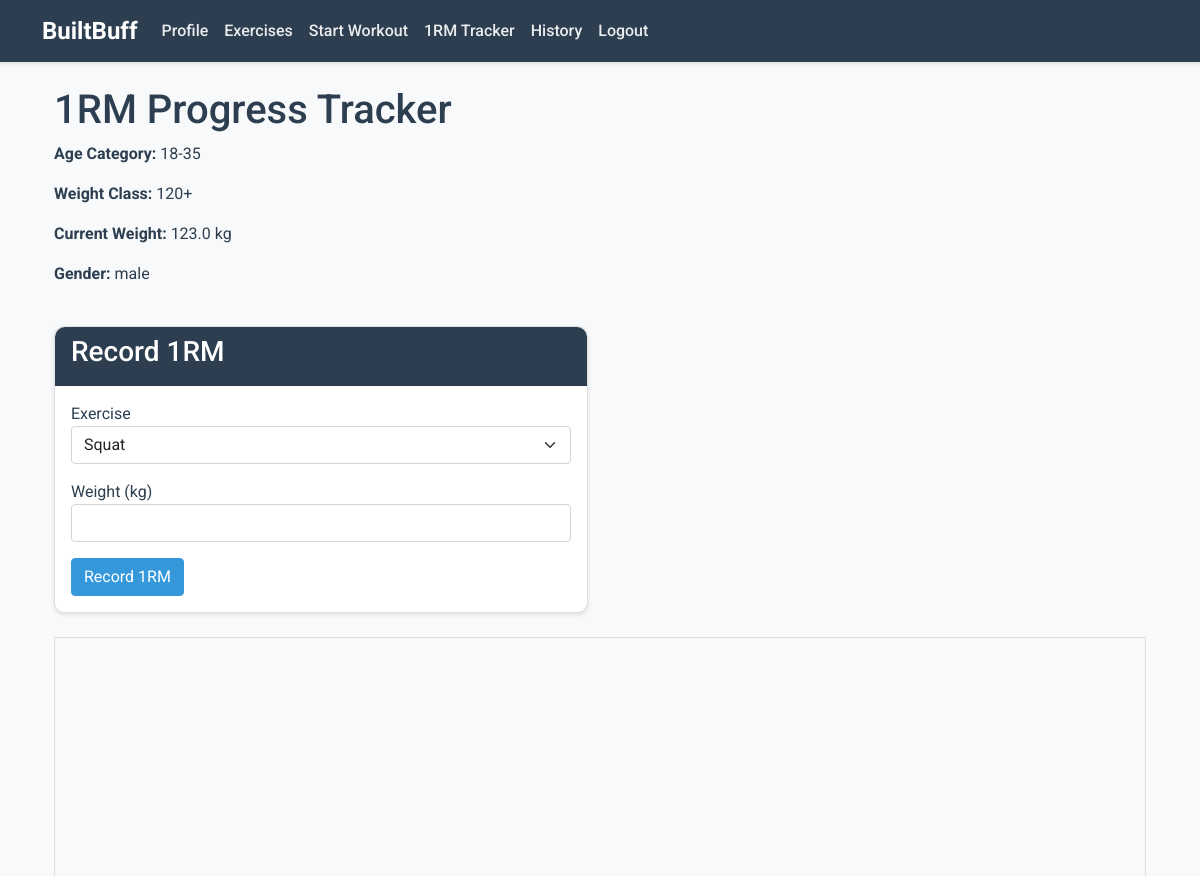
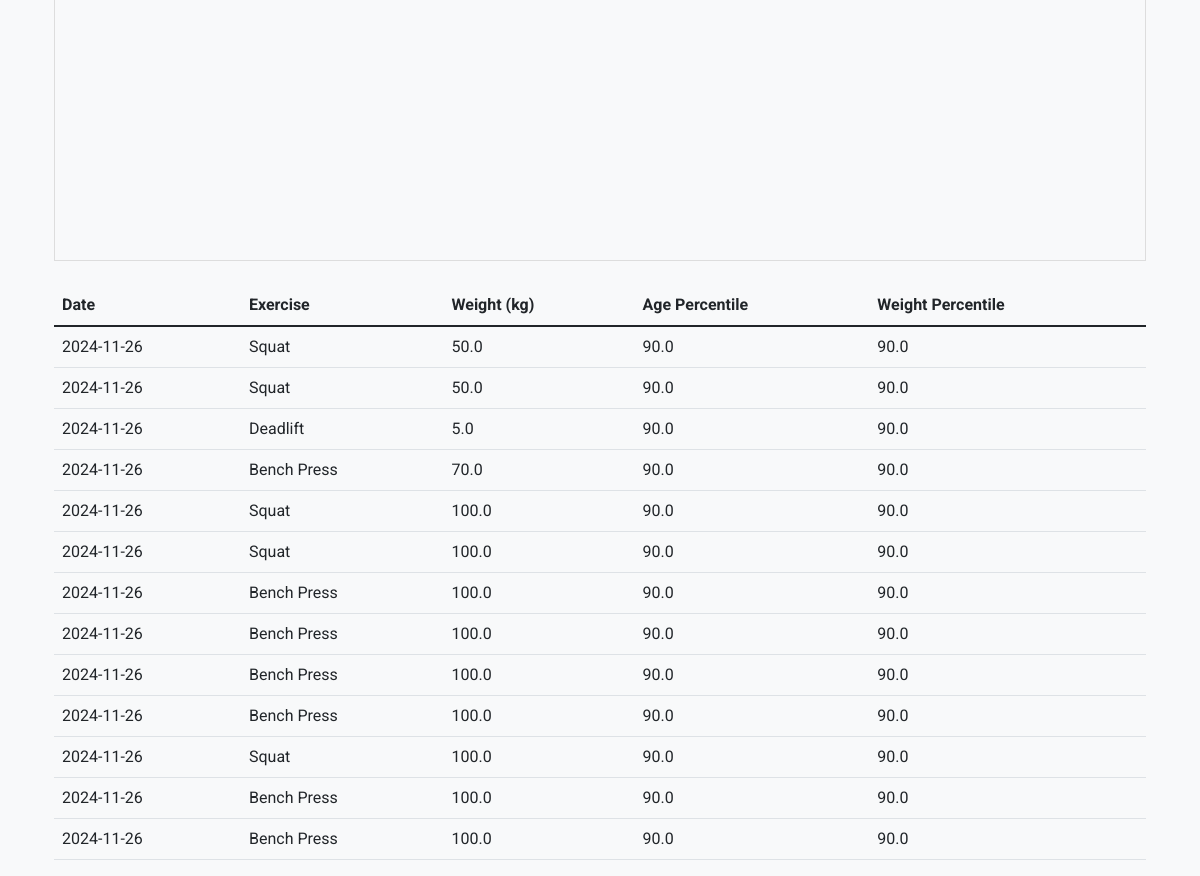
Page /one_rm_tracker (signed in) on the committed database (2 pictures, top to bottom).
### models/__init__.py (models this page shows, shortened)
class User(db.Model, UserMixin):
    __tablename__ = 'users'
    user_id = db.Column(db.Integer, primary_key=True)
    first_name = db.Column(db.String(50), nullable=False)
    last_name = db.Column(db.String(50), nullable=False)
    email = db.Column(db.String(120), unique=True, nullable=False)
    password = db.Column(db.String(200), nullable=False)
    age = db.Column(db.Integer)
    weight = db.Column(db.Float)
    height = db.Column(db.Float)
    gender = db.Column(db.String(10))
    workout_sessions = db.relationship('WorkoutSession', backref='user', lazy=True)
    workout_logs = db.relationship('WorkoutLog', backref='user', lazy=True)

class OneRMRecord(db.Model):
    __tablename__ = 'one_rm_records'
    record_id = db.Column(db.Integer, primary_key=True)
    user_id = db.Column(db.Integer, db.ForeignKey('users.user_id'), nullable=False)
    exercise_type = db.Column(db.String(50), nullable=False)
    weight = db.Column(db.Float, nullable=False)
    date_recorded = db.Column(db.DateTime, nullable=False)
    age_percentile = db.Column(db.Float)
    weight_percentile = db.Column(db.Float)

### app.py (the view, shortened to what this page needs)
@app.route('/one_rm_tracker', methods=['GET', 'POST'])
@login_required
def one_rm_tracker():
    user = current_user
    records = OneRMRecord.query.filter_by(user_id=user.user_id).order_by(OneRMRecord.date_recorded.desc()).all()
    records_dict = [{
        'exercise_type': record.exercise_type,
        'weight': record.weight,
        'date_recorded': record.date_recorded.strftime('%Y-%m-%d'),
        'age_percentile': record.age_percentile,
        'weight_percentile': record.weight_percentile
    } for record in records]
    return render_template('one_rm_tracker.html',
                         user=user,
                         records=records_dict,
                         age_category=get_age_category(user.age),
                         weight_class=get_weight_class(user.gender, user.weight))

### app.py (called while the page is built)
@login_manager.user_loader
def load_user(user_id):
    return User.query.get(int(user_id))

### utils/strength_utils.py (called while the page is built)
def get_age_category(age):
    if age < 18:
        return '12-17'
    elif age < 36:
        return '18-35'
    elif age < 60:
        return '36-59'
    elif age < 80:
        return '60-79'
    else:
        return '80+'

def get_weight_class(gender, weight):
    weight_classes = {
        'female': [43, 47, 52, 57, 63, 69, 76, 84],
        'male': [53, 59, 66, 74, 83, 93, 105, 120]
    }
    gender = gender.lower()
    classes = weight_classes[gender]
    for wc in classes:
        if weight <= wc:
            return wc
    return f"{classes[-1]}+"

### templates/one_rm_tracker.html (shortened to what this page needs)
{% extends "base.html" %}
{% block content %}
<div class="container">
    <h1>1RM Progress Tracker</h1>
    <div class="row mb-4">
        <div class="col">
            <p><strong>Age Category:</strong> {{ age_category }}</p>
            <p><strong>Weight Class:</strong> {{ weight_class }}</p>
            <p><strong>Current Weight:</strong> {{ user.weight }} kg</p>
            <p><strong>Gender:</strong> {{ user.gender }}</p>
        </div>
    </div>
    <div class="row mb-4">
        <div class="col-md-6">
            <div class="card">
                <div class="card-header">
                    <h3>Record 1RM</h3>
                </div>
                <div class="card-body">
                    <form id="oneRMForm" method="POST">
                        <div class="form-group mb-3">
                            <label for="exercise">Exercise</label>
                            <select name="exercise" id="exercise" class="form-select" required>
                                <option value="Squat">Squat</option>
                            </select>
                        </div>
                        <div class="form-group mb-3">
                            <label for="weight">Weight (kg)</label>
                            <input type="number" step="0.5" name="weight" id="weight" class="form-control" required>
                        </div>
                        <button type="submit" class="btn btn-primary">Record 1RM</button>
                    </form>
                </div>
            </div>
        </div>
    </div>
    <div class="row mt-4">
        <div class="col-12">
            <div id="progressChart" style="width:100%; height:500px; border:1px solid #ddd;"></div>
        </div>
    </div>
    <div class="row mt-4">
        <div class="col">
            <table class="table">
                <thead>
                    <tr>
                        <th>Date</th>
                        <th>Exercise</th>
                        <th>Weight (kg)</th>
                        <th>Age Percentile</th>
                        <th>Weight Percentile</th>
                    </tr>
                </thead>
                <tbody>
                    {% for record in records %}
                    <tr>
                        <td>{{ record.date_recorded }}</td>
                        <td>{{ record.exercise_type }}</td>
                        <td>{{ record.weight }}</td>
                        <td>{{ record.age_percentile }}</td>
                        <td>{{ record.weight_percentile }}</td>
                    </tr>
                    {% endfor %}
                </tbody>
            </table>
        </div>
    </div>
</div>
{% endblock %}

### templates/base.html (shortened to what this page needs)
<!DOCTYPE html>
<html lang="en">
<head>
    <link href="https://cdn.jsdelivr.net/npm/bootstrap@5.1.3/dist/css/bootstrap.min.css" rel="stylesheet">
</head>
<body>
    <nav class="navbar navbar-expand-lg navbar-dark bg-dark">
        <div class="container">
            <a class="navbar-brand" href="{{ url_for('home') }}">BuiltBuff</a>
            <div class="collapse navbar-collapse" id="navbarNav">
                <ul class="navbar-nav">
                    {% if current_user.is_authenticated %}
                        <li class="nav-item">
                            <a class="nav-link" href="{{ url_for('profile') }}">Profile</a>
                        </li>
                        <li class="nav-item">
                            <a class="nav-link" href="{{ url_for('exercises') }}">Exercises</a>
                        </li>
                        <li class="nav-item">
                            <a class="nav-link" href="{{ url_for('current_workout') }}">Start Workout</a>
                        </li>
                        <li class="nav-item">
                            <a class="nav-link" href="{{ url_for('one_rm_tracker') }}">1RM Tracker</a>
                        </li>
                        <li class="nav-item">
                            <a class="nav-link" href="{{ url_for('history') }}">History</a>
                        </li>
                        <li class="nav-item">
                            <a class="nav-link" href="{{ url_for('logout') }}">Logout</a>
                        </li>
                    {% endif %}
                </ul>
            </div>
        </div>
    </nav>
    <main class="container mt-4">
        {% block content %}{% endblock %}
    </main>
</body>
</html>

### templates/base.html (style rules this page uses)
:root { --primary-color: #2C3E50; --secondary-color: #E74C3C; --accent-color: #3498DB; --background-color: #F8F9FA; --text-color: #2C3E50; }
body { font-family: 'Roboto', sans-serif; background-color: var(--background-color); color: var(--text-color); }
.navbar { background-color: var(--primary-color) !important; box-shadow: 0 2px 4px rgba(0,0,0,0.1); }
.navbar-brand { font-size: 1.5rem; font-weight: 700; color: white !important; }
.nav-link { color: rgba(255,255,255,0.9) !important; font-weight: 500; transition: color 0.3s ease; }
.btn-primary { background-color: var(--accent-color); border-color: var(--accent-color); }
.card { border-radius: 10px; box-shadow: 0 2px 4px rgba(0,0,0,0.1); }
.card-header { background-color: var(--primary-color); color: white; border-radius: 10px 10px 0 0 !important; }

### rows in the picture
User: weight "123.0", gender "male"
OneRMRecord: date_recorded "2024-11-26", exercise_type "Squat", weight "50.0", age_percentile "90.0", weight_percentile "90.0"
OneRMRecord: date_recorded "2024-11-26", exercise_type "Squat", weight "50.0", age_percentile "90.0", weight_percentile "90.0"
OneRMRecord: date_recorded "2024-11-26", exercise_type "Deadlift", weight "5.0", age_percentile "90.0", weight_percentile "90.0"
OneRMRecord: date_recorded "2024-11-26", exercise_type "Bench Press", weight "70.0", age_percentile "90.0", weight_percentile "90.0"
OneRMRecord: date_recorded "2024-11-26", exercise_type "Squat", weight "100.0", age_percentile "90.0", weight_percentile "90.0"
OneRMRecord: date_recorded "2024-11-26", exercise_type "Squat", weight "100.0", age_percentile "90.0", weight_percentile "90.0"
OneRMRecord: date_recorded "2024-11-26", exercise_type "Bench Press", weight "100.0", age_percentile "90.0", weight_percentile "90.0"
OneRMRecord: date_recorded "2024-11-26", exercise_type "Bench Press", weight "100.0", age_percentile "90.0", weight_percentile "90.0"
OneRMRecord: date_recorded "2024-11-26", exercise_type "Bench Press", weight "100.0", age_percentile "90.0", weight_percentile "90.0"
OneRMRecord: date_recorded "2024-11-26", exercise_type "Bench Press", weight "100.0", age_percentile "90.0", weight_percentile "90.0"
OneRMRecord: date_recorded "2024-11-26", exercise_type "Squat", weight "100.0", age_percentile "90.0", weight_percentile "90.0"
OneRMRecord: date_recorded "2024-11-26", exercise_type "Bench Press", weight "100.0", age_percentile "90.0", weight_percentile "90.0"
OneRMRecord: date_recorded "2024-11-26", exercise_type "Bench Press", weight "100.0", age_percentile "90.0", weight_percentile "90.0"

### other values in the picture
{{ age_category }} "18-35"
{{ weight_class }} "120+"
